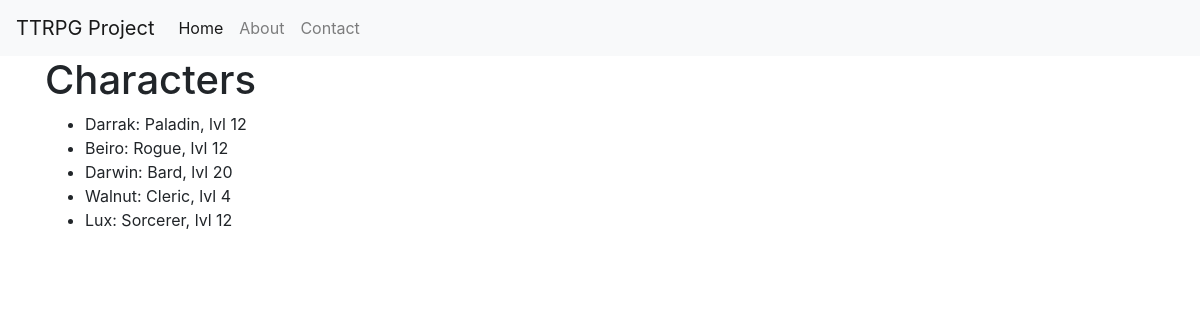
The app's page /characters/ with its own data.
### api/models.py (models this page shows)
class Character(models.Model):
    name = models.CharField(max_length=100)
    character_class = models.CharField(max_length=100)
    level = models.IntegerField()

### api/views.py (the view)
# urls.py: path("characters/", views.characters, name="characters"),
def characters(request):
    chars = Character.objects.all()
    return render(request, "characters.html", {"characters": chars})

### api/templates/characters.html
{% extends 'base.html' %} {% block content %}
<h1>Characters </h1>
<ul>
  {% for character in characters %}
  <li>{{ character.name }}: {{ character.character_class}}, lvl {{ character.level }}</li>
  {% endfor %}
</ul>
{% endblock %}

### records on screen
Character: name "Darrak", character_class "Paladin", level "12"
Character: name "Beiro", character_class "Rogue", level "12"
Character: name "Darwin", character_class "Bard", level "20"
Character: name "Walnut", character_class "Cleric", level "4"
Character: name "Lux", character_class "Sorcerer", level "12"
